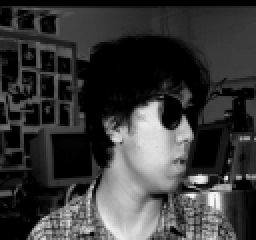
#> input picture recfac/an2i/an2i_left_angry_sunglasses.png, 128 x 120 px (shown 2 times larger); its folder holds only this picture in this run
$ python etapa2.py
#> lines starting #> are read from the running program, lines starting #| are printed output that depends on the picture
#> in load_images_from_folder, img is the input picture: shape (120, 128); min 0, max 246, mean 56.8
#> in load_images_from_folder, `img_r = cv2.resize(img, size, interpolation=cv2.INTER_AREA)`:
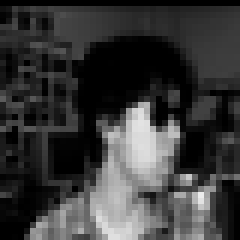
#> img_r: shape (40, 40) (shown 6 times larger); min 0, max 236, mean 56.7
### NeuralNetWorks.py
import numpy as np
import matplotlib.pyplot as plt

class Perceptron:
    def __init__(self, X_train, y_train, learning_rate=1e-3, plot=True):
        self.p, self.N = X_train.shape
        self.X_train = np.vstack((-np.ones((1, self.N)), X_train))
        self.d = y_train.reshape(-1)
        self.lr = learning_rate
        self.w = np.random.random_sample((self.p + 1, 1)) - .5
        self.plot = plot
        if plot and self.p >= 2:
            self.fig, self.ax = plt.subplots()
            self.ax.scatter(self.X_train[1, self.d == 1], self.X_train[2, self.d == 1], marker='s', s=120, label='+1')
            self.ax.scatter(self.X_train[1, self.d == -1], self.X_train[2, self.d == -1], marker='o', s=120, label='-1')
            self.ax.set_xlim(self.X_train[1, :].min() - 1, self.X_train[1, :].max() + 1)
            self.ax.set_ylim(self.X_train[2, :].min() - 1, self.X_train[2, :].max() + 1)
            self.x1 = np.linspace(self.X_train[1, :].min() - 1, self.X_train[1, :].max() + 1)
            self.ax.legend()
            self.draw_line()

    # [5 lines left out: function draw_line, not called in this run]

    def activation_function(self, u):
        return 1 if u >= 0 else -1

    def fit(self, max_epochs=1000):
        epochs = 0
        errors_history = []
        while epochs < max_epochs:
            errors = 0
            for k in range(self.N):
                x_k = self.X_train[:, [k]]
                y_k = self.activation_function((self.w.T @ x_k)[0, 0])
                e_k = self.d[k] - y_k
                if e_k != 0:
                    self.w += self.lr * e_k * x_k
                    errors += 1
            errors_history.append(errors)
            if errors == 0:
                break
            epochs += 1
        return {'errors_history': errors_history, 'epochs': epochs}

    # [6 lines left out: function predict, not called in this run]


class ADALINE:
    def __init__(self, X_train, y_train, learning_rate=1e-3, max_epoch=10000, tol=1e-5, plot=True):
        self.p, self.N = X_train.shape
        self.X_train = np.vstack((-np.ones((1, self.N)), X_train))
        self.d = y_train.reshape(-1)
        self.lr = learning_rate
        self.max_epoch = max_epoch
        self.tol = tol
        self.w = np.random.random_sample((self.p + 1, 1)) - .5
        self.plot = plot

    def EQM(self):
        s = 0
        for k in range(self.N):
            x_k = self.X_train[:, [k]]
            y = (self.w.T @ x_k)[0, 0]
            s += (self.d[k] - y) ** 2
        return s / (2 * self.N)

    def fit(self):
        eqm_hist = []
        for epoch in range(self.max_epoch):
            for k in range(self.N):
                x_k = self.X_train[:, [k]]
                y = (self.w.T @ x_k)[0, 0]
                e = self.d[k] - y
                self.w += self.lr * e * x_k
            eqm = self.EQM()
            eqm_hist.append(eqm)
            if len(eqm_hist) > 2 and abs(eqm_hist[-1] - eqm_hist[-2]) < self.tol:
                break
        return {'eqm_history': eqm_hist, 'epochs': epoch + 1}

    # [6 lines left out: function predict, not called in this run]

class MultilayerPerceptron:
    def __init__(self, X_train, Y_train, topology, learning_rate=1e-3, tol=1e-6, max_epoch=10000):
        self.p, self.N = X_train.shape
        self.m = Y_train.shape[0]
        self.X_train = np.vstack((-np.ones((1, self.N)), X_train))
        self.D = Y_train
        self.lr = learning_rate
        self.tol = tol
        self.max_epoch = max_epoch

        topology = topology + [self.m]
        self.W = []
        for i in range(len(topology)):
            in_size = self.p + 1 if i == 0 else topology[i - 1] + 1
            self.W.append(np.random.uniform(-0.5, 0.5, (topology[i], in_size)))

    def g(self, u):
        return (1 - np.exp(-u)) / (1 + np.exp(-u))

    def g_d(self, u):
        y = self.g(u)
        return 0.5 * (1 - y ** 2)

    def forward(self, X, add_bias=True):
        if add_bias:
            X = np.vstack((-np.ones((1, X.shape[1])), X))
        y = X
        U, Y = [], []
        for W in self.W:
            U_i = W @ y
            y = self.g(U_i)
            if y.ndim == 1:
                y = y.reshape(-1, 1)
            U.append(U_i)
            Y.append(y)
            y = np.vstack((-np.ones((1, y.shape[1])), y))
        return Y[-1], U, Y

    def fit(self):
        eqm_hist = []
        for epoch in range(self.max_epoch):
            s = 0
            for k in range(self.N):
                x = self.X_train[:, [k]]
                d = self.D[:, [k]]
                y, U, Y = self.forward(x, add_bias=False)
                e = d - y
                s += np.sum(e ** 2)
                delta = [None] * len(self.W)
                delta[-1] = e * self.g_d(U[-1])
                for i in reversed(range(len(self.W) - 1)):
                    delta[i] = self.g_d(U[i]) * (self.W[i + 1][:, 1:].T @ delta[i + 1])
                for i, W in enumerate(self.W):
                    x_b = x if i == 0 else np.vstack((-np.ones((1, 1)), Y[i - 1]))
                    self.W[i] += self.lr * (delta[i] @ x_b.T)
            eqm = s / (2 * self.N)
            eqm_hist.append(eqm)
            if len(eqm_hist) > 2 and abs(eqm_hist[-1] - eqm_hist[-2]) < self.tol:
                break
        return {'eqm_history': eqm_hist, 'epochs': epoch + 1}

    # [5 lines left out: function predict, not called in this run]

### etapa2.py
import os
import numpy as np
import cv2
import matplotlib.pyplot as plt
import seaborn as sns
from NeuralNetWorks import *

def load_images_from_folder(root_folder, size=(40,40)):
    images, labels, class_names = [], [], []
    for idx, person in enumerate(sorted(os.listdir(root_folder))):
        person_path = os.path.join(root_folder, person)
        if not os.path.isdir(person_path):
            continue
        class_names.append(person)
        for fname in sorted(os.listdir(person_path)):
            fpath = os.path.join(person_path, fname)
            img = cv2.imread(fpath, cv2.IMREAD_GRAYSCALE)
            if img is None:
                continue
            img_r = cv2.resize(img, size, interpolation=cv2.INTER_AREA)
            images.append(img_r.astype(np.float32))
            labels.append(idx)
#> pass 2 of the loop in load_images_from_folder, `for idx, person in enumerate(sorted(os.listdir(root_folder))):`:
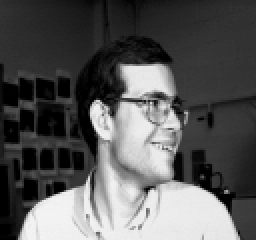
#> input picture recfac/at33/at33_left_happy_open.png, 128 x 120 px (shown 2 times larger)
#> in load_images_from_folder, img is the input picture: shape (120, 128); min 0, max 244, mean 88.3
#> in load_images_from_folder, `img_r = cv2.resize(img, size, interpolation=cv2.INTER_AREA)`:
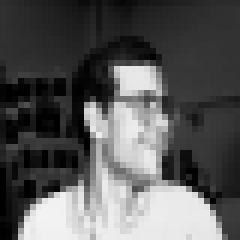
#> img_r: shape (40, 40) (shown 6 times larger); min 0, max 243, mean 88.3
    if len(images) == 0:
        raise RuntimeError(f"Nenhuma imagem encontrada em {root_folder}.")
    images = np.stack(images, axis=0)
    labels = np.array(labels, dtype=int)
    return images, labels, class_names

def build_X_Y(images, labels):
    N, H, W = images.shape
    p = H*W
    X_flat_T = images.reshape(N, p).T
    C = labels.max() + 1
    Y = -np.ones((C, N), dtype=np.float32)
    for i in range(N):
        Y[labels[i], i] = 1.0
    return X_flat_T, Y

def normalize_X(X_T):
    mu = X_T.mean(axis=1, keepdims=True)
    sigma = X_T.std(axis=1, keepdims=True) + 1e-12
    return (X_T - mu)/sigma

def accuracy_score(y_true_idx, y_pred_idx):
    return np.mean(y_true_idx == y_pred_idx)

def confusion_matrix_multiclass(y_true_idx, y_pred_idx, C):
    cm = np.zeros((C, C), dtype=int)
    for t, p in zip(y_true_idx, y_pred_idx):
        cm[t, p] += 1
    return cm

def onehot_pm1_to_class_index(Y):
    return np.argmax(Y, axis=0)

def run_recfac(root_folder='recfac', img_size=(40,40), R=10, seed=123):
    hp = {
        'perceptron': {'lr':1e-3,'max_epochs':200},
        'adaline': {'lr':1e-3,'max_epoch':200,'tol':1e-6},
        'mlp': {'topology':[50],'lr':1e-3,'max_epoch':200,'tol':1e-4}
    }

    images, labels, class_names = load_images_from_folder(root_folder, size=img_size)
#> labels = [0, 1]; class_names = ['an2i', 'at33']
    N_total = images.shape[0]
#> N_total = 2
    C = len(class_names)
#> C = 2
    print(f"Lidas {N_total} imagens de {C} classes ({img_size[0]}x{img_size[1]})")
#| Lidas 2 imagens de 2 classes (40x40)

    X_p_N, Y_C_N = build_X_Y(images, labels)
#> in build_X_Y, `X_flat_T = images.reshape(N, p).T`: X_flat_T = 1600 pairs, first value 0 to 236, second value 0 to 243
#> in build_X_Y, `C = labels.max() + 1`: C = 2
#> X_p_N has the same summary as X_flat_T in build_X_Y; Y_C_N = [[1, -1], [-1, 1]]
    X_norm = normalize_X(X_p_N)
#> in normalize_X, `mu = X_T.mean(axis=1, keepdims=True)`: mu = 1600 values, max 229.5 at index 862, min 0 at index 1244, mean 72.52
#> in normalize_X, `sigma = X_T.std(axis=1, keepdims=True) + 1e-12`: sigma = 1600 values, max 118.5 at index 1484, min 1e-12 at index 65, mean 23.92
#> X_norm = 1600 pairs, first value -1 to 1, second value -1 to 1
    y_indices = onehot_pm1_to_class_index(Y_C_N)
#> y_indices = [0, 1]

    models = ['Perceptron','ADALINE','MLP']
    accuracies = {m:[] for m in models}
    record = {m:{'best':None,'worst':None} for m in models}
    rng_global = np.random.RandomState(seed)

    for r in range(R):
        rng = np.random.RandomState(rng_global.randint(0,2**31-1))
        idx = rng.permutation(N_total)
        n_test = int(0.2 * N_total)
        test_idx = idx[:n_test]; train_idx = idx[n_test:]
        Xtr = X_norm[:, train_idx]; Xte = X_norm[:, test_idx]
        Ytr = Y_C_N[:, train_idx]; Yte = Y_C_N[:, test_idx]
        ytr_idx = y_indices[train_idx]; yte_idx = y_indices[test_idx]
        p = Xtr.shape[0]
        print(f"\n=== Rodada {r+1}/{R} ===")
        percs_w = np.zeros((C, p+1))
        for c in range(C):
            d_c = np.where(ytr_idx == c, 1, -1)
            perc = Perceptron(Xtr, d_c, learning_rate=hp['perceptron']['lr'], plot=False)
            perc.fit(max_epochs=hp['perceptron']['max_epochs'])
            percs_w[c, :] = perc.w.flatten()
        Xb_te = np.vstack((-np.ones((1, Xte.shape[1])), Xte))
        preds_idx_perc = np.argmax(percs_w @ Xb_te, axis=0)
        acc_perc = accuracy_score(yte_idx, preds_idx_perc)
        accuracies['Perceptron'].append(acc_perc)
        cm_perc = confusion_matrix_multiclass(yte_idx, preds_idx_perc, C)
        if record['Perceptron']['best'] is None or acc_perc > record['Perceptron']['best']['acc']:
            record['Perceptron']['best'] = {'acc':acc_perc,'cm':cm_perc}
        if record['Perceptron']['worst'] is None or acc_perc < record['Perceptron']['worst']['acc']:
            record['Perceptron']['worst'] = {'acc':acc_perc,'cm':cm_perc}
        adaline_w = np.zeros((C, p+1))
        for c in range(C):
            d_c = np.where(ytr_idx == c, 1.0, -1.0)
            ad = ADALINE(Xtr, d_c, learning_rate=hp['adaline']['lr'],
                         max_epoch=hp['adaline']['max_epoch'], tol=hp['adaline']['tol'], plot=False)
            ad.fit()
            adaline_w[c, :] = ad.w.flatten()
        preds_idx_ad = np.argmax(adaline_w @ Xb_te, axis=0)
        acc_ad = accuracy_score(yte_idx, preds_idx_ad)
        accuracies['ADALINE'].append(acc_ad)
        cm_ad = confusion_matrix_multiclass(yte_idx, preds_idx_ad, C)
        if record['ADALINE']['best'] is None or acc_ad > record['ADALINE']['best']['acc']:
            record['ADALINE']['best'] = {'acc':acc_ad,'cm':cm_ad}
        if record['ADALINE']['worst'] is None or acc_ad < record['ADALINE']['worst']['acc']:
            record['ADALINE']['worst'] = {'acc':acc_ad,'cm':cm_ad}
        mlp = MultilayerPerceptron(Xtr, Ytr, topology=hp['mlp']['topology'],
                                   learning_rate=hp['mlp']['lr'], tol=hp['mlp']['tol'],
                                   max_epoch=hp['mlp']['max_epoch'])
        mlp.fit()
        preds_mlp_idx = []
        for k in range(Xte.shape[1]):
            xk = Xte[:, [k]]
            out = mlp.predict(xk)
            preds_mlp_idx.append(int(np.argmax(out[:,0])))
        preds_mlp_idx = np.array(preds_mlp_idx)
        acc_mlp = accuracy_score(yte_idx, preds_mlp_idx)
        accuracies['MLP'].append(acc_mlp)
        cm_mlp = confusion_matrix_multiclass(yte_idx, preds_mlp_idx, C)
        if record['MLP']['best'] is None or acc_mlp > record['MLP']['best']['acc']:
            record['MLP']['best'] = {'acc':acc_mlp,'cm':cm_mlp}
        if record['MLP']['worst'] is None or acc_mlp < record['MLP']['worst']['acc']:
            record['MLP']['worst'] = {'acc':acc_mlp,'cm':cm_mlp}

        print(f"Perceptron acc={acc_perc:.4f} | ADALINE acc={acc_ad:.4f} | MLP acc={acc_mlp:.4f}")
#> this loop made 10 passes
#> ytr_idx on passes 1 to 10: [1, 0], [1, 0], [0, 1], [1, 0], [0, 1], [0, 1], [0, 1], [0, 1], [0, 1], [0, 1]
#| Perceptron acc=nan | ADALINE acc=nan | MLP acc=nan
#| Perceptron acc=nan | ADALINE acc=nan | MLP acc=nan
#| Perceptron acc=nan | ADALINE acc=nan | MLP acc=nan
#| Perceptron acc=nan | ADALINE acc=nan | MLP acc=nan
#| Perceptron acc=nan | ADALINE acc=nan | MLP acc=nan
#| Perceptron acc=nan | ADALINE acc=nan | MLP acc=nan
#| Perceptron acc=nan | ADALINE acc=nan | MLP acc=nan
#| Perceptron acc=nan | ADALINE acc=nan | MLP acc=nan
#> (further printed lines are left out)
#> after the loop, record = 3 items
    summary = {}
    for m in models:
        arr = np.array(accuracies[m])
        summary[m] = {'mean':arr.mean(),'std':arr.std(),'max':arr.max(),'min':arr.min()}
#> after the loop, summary = 3 items
    plt.figure(figsize=(7,5)); plt.boxplot([accuracies[m] for m in models], tick_labels=models); plt.title('Boxplot de acurácia'); plt.grid(); plt.tight_layout(); plt.show()
#> after `plt.figure(figsize=(7, 5))`:
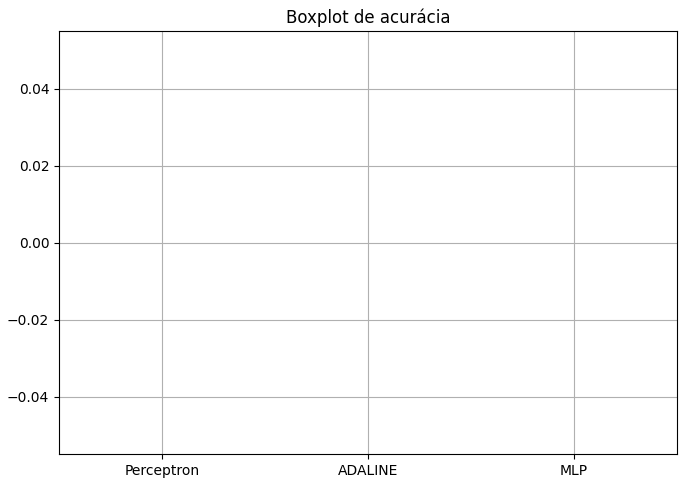
#> figure drawn by matplotlib, 1 panel
    for m in models:
        best = record[m]['best']; worst = record[m]['worst']
        fig, axs = plt.subplots(1,2,figsize=(12,5))
        sns.heatmap(best['cm'], annot=True, fmt='d', ax=axs[0], cmap='Blues')
        axs[0].set_title(f'{m} - MELHOR (acc={best["acc"]:.3f})')
        sns.heatmap(worst['cm'], annot=True, fmt='d', ax=axs[1], cmap='Reds')
        axs[1].set_title(f'{m} - PIOR (acc={worst["acc"]:.3f})')
        plt.suptitle(f'{m} - Matrizes (melhor vs pior)')
        plt.tight_layout(); plt.show()
#> this loop made 3 passes
#> pass 1, in run_recfac, `plt.tight_layout()`:
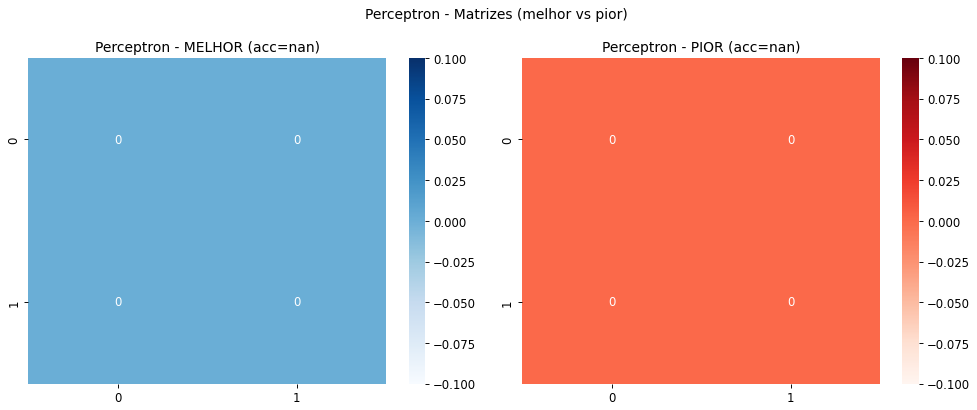
#> figure drawn by matplotlib, 4 panels
    return {'accuracies':accuracies, 'record':record, 'summary':summary, 'class_names':class_names}

if __name__ == "__main__":
    models = ['Perceptron','ADALINE','MLP']
    OUT = run_recfac(root_folder='recfac', img_size=(40,40), R=10, seed=123)
#> OUT = 4 items
    print("\nResumo Final (Acurácia):")
    for m,s in OUT['summary'].items():
        print(f"{m:12s} mean={s['mean']:.4f} std={s['std']:.4f} max={s['max']:.4f} min={s['min']:.4f}")
#> this loop made 3 passes
#> m on passes 1 to 3: 'Perceptron', 'ADALINE', 'MLP'
#| Perceptron   mean=nan std=nan max=nan min=nan
#| ADALINE      mean=nan std=nan max=nan min=nan
#| MLP          mean=nan std=nan max=nan min=nan
